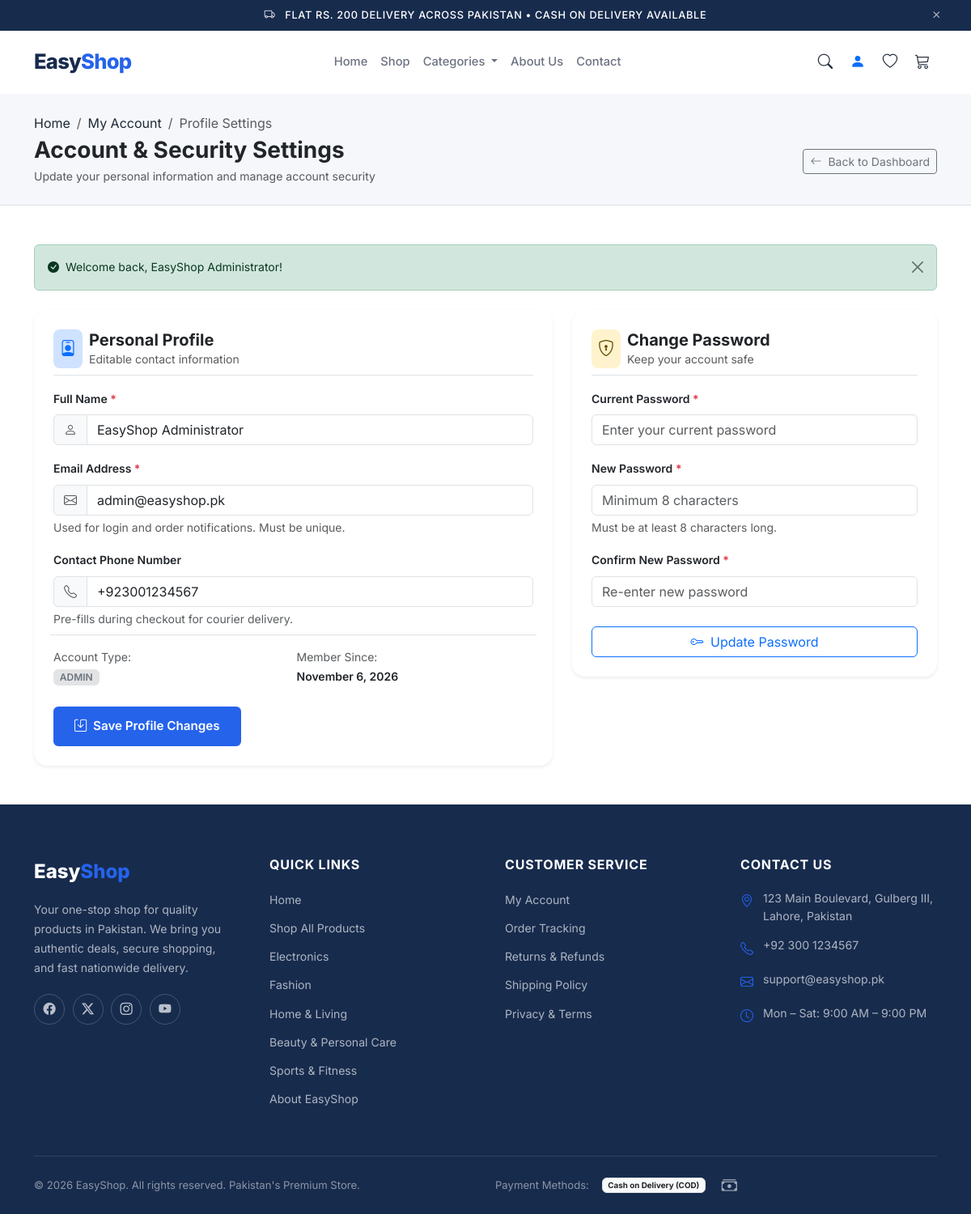
/customer/profile.php (signed in), run on the app's committed database.
### tables this page shows
CREATE TABLE `users` (
  `user_id` INT UNSIGNED NOT NULL AUTO_INCREMENT,
  `name` VARCHAR(100) NOT NULL,
  `email` VARCHAR(191) NOT NULL,
  `password` VARCHAR(255) NOT NULL,
  `phone` VARCHAR(20) DEFAULT NULL,
  `role` ENUM('customer', 'admin') NOT NULL DEFAULT 'customer',
  `status` ENUM('active', 'inactive') NOT NULL DEFAULT 'active',
  `created_at` TIMESTAMP NOT NULL DEFAULT CURRENT_TIMESTAMP,
  PRIMARY KEY (`user_id`),
  UNIQUE KEY `uq_users_email` (`email`),
  KEY `idx_users_role` (`role`),
  KEY `idx_users_status` (`status`)
);

CREATE TABLE `categories` (
  `category_id` INT UNSIGNED NOT NULL AUTO_INCREMENT,
  `category_name` VARCHAR(100) NOT NULL,
  `slug` VARCHAR(100) NOT NULL,
  `description` TEXT DEFAULT NULL,
  `status` ENUM('active', 'inactive') NOT NULL DEFAULT 'active',
  `created_at` TIMESTAMP NOT NULL DEFAULT CURRENT_TIMESTAMP,
  PRIMARY KEY (`category_id`),
  UNIQUE KEY `uq_categories_slug` (`slug`),
  KEY `idx_categories_status` (`status`)
);

### includes/functions.php (called while the page is built, shortened)
<?php
function getFlash($type) {
    if (isset($_SESSION['flash'][$type])) {
        $msg = $_SESSION['flash'][$type];
        return $msg;
    }
    return null;
}
function e($data) {
    return htmlspecialchars((string)$data, ENT_QUOTES, 'UTF-8');
}

### customer/profile.php (the view, shortened to what this page needs)
<?php
$depthPrefix = '../';
require_once __DIR__ . '/../config/database.php';
$userId = (int)$_SESSION['user']['user_id'];
$customer = null;
if ($conn) {
    $stmt = mysqli_prepare($conn, "SELECT user_id, name, email, phone, role, status, created_at FROM users WHERE user_id = ? LIMIT 1");
    if ($stmt) {
        mysqli_stmt_bind_param($stmt, 'i', $userId);
        mysqli_stmt_execute($stmt);
        $res = mysqli_stmt_get_result($stmt);
        $customer = mysqli_fetch_assoc($res);
    }
}
$flashSuccess = getFlash('success');
require_once __DIR__ . '/../includes/header.php';
require_once __DIR__ . '/../includes/navbar.php';
?>
  <div class="py-4 bg-light-custom border-bottom">
    <div class="container">
      <nav aria-label="breadcrumb">
        <ol class="breadcrumb mb-1 small">
          <li class="breadcrumb-item"><a href="../index.php" class="text-decoration-none">Home</a></li>
          <li class="breadcrumb-item"><a href="dashboard.php" class="text-decoration-none">My Account</a></li>
          <li class="breadcrumb-item active" aria-current="page">Profile Settings</li>
        </ol>
      </nav>
      <div class="d-flex align-items-center justify-content-between flex-wrap gap-2">
        <div>
          <h1 class="h3 fw-bold text-dark mb-1">Account &amp; Security Settings</h1>
          <p class="text-muted small mb-0">Update your personal information and manage account security</p>
        </div>
        <a href="dashboard.php" class="btn btn-outline-secondary btn-sm">
          <i class="bi bi-arrow-left me-1"></i> Back to Dashboard
        </a>
      </div>
    </div>
  </div>
  <main class="section-padding py-5">
    <div class="container">
      <?php if ($flashSuccess): ?>
        <div class="alert alert-success alert-dismissible fade show mb-4 small" role="alert">
          <i class="bi bi-check-circle-fill me-1"></i> <?= e($flashSuccess) ?>
          <button type="button" class="btn-close" data-bs-dismiss="alert" aria-label="Close"></button>
        </div>
      <?php endif; ?>
      <div class="row g-4">
        <div class="col-lg-7">
          <div class="card border-0 shadow-sm rounded-4 p-4">
            <div class="d-flex align-items-center gap-2 mb-3 pb-2 border-bottom">
              <div class="bg-primary-subtle text-primary p-2 rounded-3 fs-5">
                <i class="bi bi-person-badge"></i>
              </div>
              <div>
                <h5 class="fw-bold text-dark mb-0">Personal Profile</h5>
                <p class="text-muted small mb-0">Editable contact information</p>
              </div>
            </div>
            <form action="../actions/update-profile.php" method="POST">
              <div class="mb-3">
                <label for="name" class="form-label small fw-semibold text-dark">
                  Full Name <span class="text-danger">*</span>
                </label>
                <div class="input-group">
                  <span class="input-group-text bg-light text-muted"><i class="bi bi-person"></i></span>
                  <input type="text" class="form-control" id="name" name="name"
                         value="<?= e($customer['name']) ?>" required maxlength="100">
                </div>
              </div>
              <div class="mb-3">
                <label for="email" class="form-label small fw-semibold text-dark">
                  Email Address <span class="text-danger">*</span>
                </label>
                <div class="input-group">
                  <span class="input-group-text bg-light text-muted"><i class="bi bi-envelope"></i></span>
                  <input type="email" class="form-control" id="email" name="email"
                         value="<?= e($customer['email']) ?>" required maxlength="190">
                </div>
                <div class="form-text small text-muted">Used for login and order notifications. Must be unique.</div>
              </div>
              <div class="mb-3">
                <label for="phone" class="form-label small fw-semibold text-dark">
                  Contact Phone Number
                </label>
                <div class="input-group">
                  <span class="input-group-text bg-light text-muted"><i class="bi bi-telephone"></i></span>
                  <input type="tel" class="form-control" id="phone" name="phone"
                         value="<?= e($customer['phone'] ?? '') ?>" maxlength="20"
                         placeholder="e.g. 03001234567">
                </div>
                <div class="form-text small text-muted">Pre-fills during checkout for courier delivery.</div>
              </div>
              <div class="row g-2 mb-4 pt-2 border-top">
                <div class="col-sm-6">
                  <span class="text-muted small d-block">Account Type:</span>
                  <span class="badge bg-secondary-subtle text-secondary text-uppercase fw-semibold">
                    <?= e($customer['role']) ?>
                  </span>
                </div>
                <div class="col-sm-6">
                  <span class="text-muted small d-block">Member Since:</span>
                  <span class="small fw-semibold text-dark">
                    <?= date('F j, Y', strtotime($customer['created_at'])) ?>
                  </span>
                </div>
              </div>
              <button type="submit" class="btn btn-primary-custom px-4">
                <i class="bi bi-save me-1"></i> Save Profile Changes
              </button>
            </form>
          </div>
        </div>
        <div class="col-lg-5">
          <div class="card border-0 shadow-sm rounded-4 p-4">
            <div class="d-flex align-items-center gap-2 mb-3 pb-2 border-bottom">
              <div class="bg-warning-subtle text-warning-emphasis p-2 rounded-3 fs-5">
                <i class="bi bi-shield-lock"></i>
              </div>
              <div>
                <h5 class="fw-bold text-dark mb-0">Change Password</h5>
                <p class="text-muted small mb-0">Keep your account safe</p>
              </div>
            </div>
            <form action="../actions/change-password.php" method="POST">
              <div class="mb-3">
                <label for="current_password" class="form-label small fw-semibold text-dark">
                  Current Password <span class="text-danger">*</span>
                </label>
                <input type="password" class="form-control" id="current_password" name="current_password"
                       required placeholder="Enter your current password">
              </div>
              <div class="mb-3">
                <label for="new_password" class="form-label small fw-semibold text-dark">
                  New Password <span class="text-danger">*</span>
                </label>
                <input type="password" class="form-control" id="new_password" name="new_password"
                       required minlength="8" placeholder="Minimum 8 characters">
                <div class="form-text small text-muted">Must be at least 8 characters long.</div>
              </div>
              <div class="mb-4">
                <label for="confirm_password" class="form-label small fw-semibold text-dark">
                  Confirm New Password <span class="text-danger">*</span>
                </label>
                <input type="password" class="form-control" id="confirm_password" name="confirm_password"
                       required minlength="8" placeholder="Re-enter new password">
              </div>
              <button type="submit" class="btn btn-outline-primary w-100">
                <i class="bi bi-key me-1"></i> Update Password
              </button>
            </form>
          </div>
        </div>
      </div>
    </div>
  </main>
<?php require_once __DIR__ . '/../includes/footer.php'; ?>

### includes/footer.php (shortened to what this page needs)
<?php
$depthPrefix = $depthPrefix ?? '';
$footerCategories = [];
if (isset($conn) && $conn) {
    if ($fRes = mysqli_query($conn, "SELECT category_id, category_name FROM categories WHERE status = 'active' LIMIT 5")) {
        while ($fc = mysqli_fetch_assoc($fRes)) {
            $footerCategories[] = $fc;
        }
    }
}
?>
  <footer id="footer" class="footer-section">
    <div class="container">
      <div class="row g-4 g-lg-5">
        <div class="col-lg-3 col-md-6">
          <a href="<?= $depthPrefix ?>index.php" class="footer-brand">
            <span class="brand-easy">Easy</span><span class="brand-shop">Shop</span>
          </a>
          <p class="footer-desc">
            Your one-stop shop for quality products in Pakistan. We bring you authentic deals, secure shopping, and fast nationwide delivery.
          </p>
          <div class="footer-social">
            <a href="#" class="social-link" aria-label="Facebook"><i class="bi bi-facebook"></i></a>
            <a href="#" class="social-link" aria-label="Twitter"><i class="bi bi-twitter-x"></i></a>
            <a href="#" class="social-link" aria-label="Instagram"><i class="bi bi-instagram"></i></a>
            <a href="#" class="social-link" aria-label="YouTube"><i class="bi bi-youtube"></i></a>
          </div>
        </div>
        <div class="col-lg-3 col-md-6">
          <h5 class="footer-heading">Quick Links</h5>
          <ul class="footer-links">
            <li><a href="<?= $depthPrefix ?>index.php">Home</a></li>
            <li><a href="<?= $depthPrefix ?>products.php">Shop All Products</a></li>
            <?php foreach ($footerCategories as $fCat): ?>
              <li>
                <a href="<?= $depthPrefix ?>products.php?category_id=<?= (int)$fCat['category_id'] ?>">
                  <?= e($fCat['category_name']) ?>
                </a>
              </li>
            <?php endforeach; ?>
            <li><a href="<?= $depthPrefix ?>index.php#whyChoose">About EasyShop</a></li>
          </ul>
        </div>
        <div class="col-lg-3 col-md-6">
          <h5 class="footer-heading">Customer Service</h5>
          <ul class="footer-links">
            <li><a href="<?= $depthPrefix ?>auth/login.php">My Account</a></li>
            <li><a href="<?= $depthPrefix ?>customer/dashboard.php">Order Tracking</a></li>
            <li><a href="#">Returns &amp; Refunds</a></li>
            <li><a href="#">Shipping Policy</a></li>
            <li><a href="#">Privacy &amp; Terms</a></li>
          </ul>
        </div>
        <div class="col-lg-3 col-md-6">
          <h5 class="footer-heading">Contact Us</h5>
          <ul class="footer-contact">
            <li>
              <i class="bi bi-geo-alt"></i>
              <span>123 Main Boulevard, Gulberg III, Lahore, Pakistan</span>
            </li>
            <li>
              <i class="bi bi-telephone"></i>
              <span>+92 300 1234567</span>
            </li>
            <li>
              <i class="bi bi-envelope"></i>
              <span>support@easyshop.pk</span>
            </li>
            <li>
              <i class="bi bi-clock"></i>
              <span>Mon – Sat: 9:00 AM – 9:00 PM</span>
            </li>
          </ul>
        </div>
      </div>
      <div class="footer-bottom">
        <div class="row align-items-center">
          <div class="col-md-6">
            <p class="footer-copyright">&copy; <?= date('Y') ?> EasyShop. All rights reserved. Pakistan's Premium Store.</p>
          </div>
          <div class="col-md-6 text-md-end">
            <div class="footer-payment">
              <span>Payment Methods:</span>
              <span class="badge bg-light text-dark border ms-1">Cash on Delivery (COD)</span>
              <i class="bi bi-cash-stack ms-2"></i>
            </div>
          </div>
        </div>
      </div>
    </div>
  </footer>
</body>
</html>

### assets/css/style.css (style rules this page uses)
:root { --color-primary: #172B4D; --color-accent: #2563EB; --color-accent-hover: #1D4ED8; --color-accent-light: #EBF5FF; --color-bg: #FFFFFF; --color-bg-secondary: #F5F7FA; --color-text: #1F2937; --color-text-muted: #6B7280; --color-text-light: #9CA3AF; --color-border: #E5E7EB; --color-danger: #EF4444; --color-success: #10B981; --color-warning: #F59E0B; --color-white: #FFFFFF; --font-family: 'Inter', -apple-system, BlinkMacSystemFont, 'Segoe UI', sans-serif; --radius-sm: 6px; --radius-md: 8px; --radius-lg: 12px; --radius-xl: 16px; --shadow-sm: 0 1px 3px rgba(0, 0, 0, 0.06); --shadow-md: 0 4px 16px rgba(0, 0, 0, 0.08); --shadow-lg: 0 8px 30px rgba(0, 0, 0, 0.12); --shadow-xl: 0 12px 40px rgba(0, 0, 0, 0.15); --transition: 0.3s ease; --transition-fast: 0.2s ease; }
*, *::before, *::after { box-sizing: border-box; }
html { scroll-behavior: smooth; }
body { font-family: var(--font-family); color: var(--color-text); background-color: var(--color-bg); line-height: 1.6; -webkit-font-smoothing: antialiased; -moz-osx-font-smoothing: grayscale; overflow-x: hidden; }
a { text-decoration: none; color: inherit; transition: color var(--transition-fast); }
h1, h2, h3, h4, h5, h6 { color: var(--color-primary); font-weight: 700; line-height: 1.3; }
.section-padding { padding: 5rem 0; }
.bg-light-custom { background-color: var(--color-bg-secondary); }
.btn-primary-custom { background-color: var(--color-accent); color: var(--color-white); border: 2px solid var(--color-accent); font-weight: 600; padding: 0.7rem 1.8rem; border-radius: var(--radius-sm); transition: all var(--transition); font-size: 0.95rem; }
.brand-easy { color: var(--color-primary); }
.brand-shop { color: var(--color-accent); }
.footer-section { background-color: var(--color-primary); color: rgba(255, 255, 255, 0.8); padding: 4rem 0 0; }
.footer-brand { display: inline-block; font-size: 1.5rem; font-weight: 800; margin-bottom: 1rem; }
.footer-brand .brand-easy { color: var(--color-white); }
.footer-brand .brand-shop { color: var(--color-accent); }
.footer-desc { font-size: 0.88rem; line-height: 1.7; color: rgba(255, 255, 255, 0.65); margin-bottom: 1.25rem; }
.footer-social { display: flex; gap: 0.6rem; }
.social-link { width: 38px; height: 38px; border-radius: 50%; border: 1px solid rgba(255, 255, 255, 0.2); display: flex; align-items: center; justify-content: center; font-size: 0.95rem; color: rgba(255, 255, 255, 0.7); transition: all var(--transition-fast); }
.footer-heading { font-size: 1rem; font-weight: 700; color: var(--color-white); margin-bottom: 1.25rem; text-transform: uppercase; letter-spacing: 0.05em; }
.footer-links { list-style: none; padding: 0; margin: 0; }
.footer-links li { margin-bottom: 0.6rem; }
.footer-links a { color: rgba(255, 255, 255, 0.65); font-size: 0.88rem; transition: all var(--transition-fast); }
.footer-contact { list-style: none; padding: 0; margin: 0; }
.footer-contact li { display: flex; align-items: flex-start; gap: 0.75rem; margin-bottom: 0.85rem; font-size: 0.88rem; color: rgba(255, 255, 255, 0.65); }
.footer-contact i { color: var(--color-accent); font-size: 1rem; margin-top: 0.15rem; }
.footer-bottom { border-top: 1px solid rgba(255, 255, 255, 0.1); padding: 1.25rem 0; margin-top: 3rem; }
.footer-copyright { font-size: 0.82rem; color: rgba(255, 255, 255, 0.5); margin: 0; }
.footer-payment { display: flex; align-items: center; gap: 0.75rem; font-size: 0.82rem; color: rgba(255, 255, 255, 0.5); }
.footer-payment i { font-size: 1.2rem; color: rgba(255, 255, 255, 0.6); }

### data on the page
users: name "EasyShop Administrator", email "admin@easyshop.pk", phone "+923001234567", role "ADMIN", created_at "November 6, 2026"
categories: category_name "Electronics"
categories: category_name "Fashion"
categories: category_name "Home & Living"
categories: category_name "Beauty & Personal Care"
categories: category_name "Sports & Fitness"

### other printed values
$flashSuccess "Welcome back, EasyShop Administrator!"
